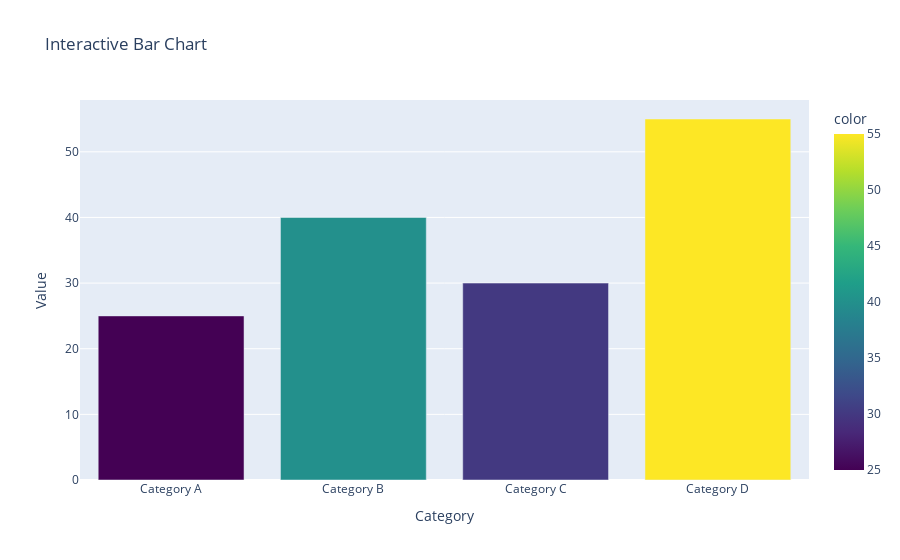

The notebook cell saved with this chart:
### Code cell
# Bar chart
fig = px.bar(x=categories, y=values, 
            labels={'x': 'Category', 'y': 'Value'},
            title='Interactive Bar Chart',
            color=values,
            color_continuous_scale='Viridis')
fig.show()

### Figure 1 — Plotly figure (JSON) as saved in the notebook; plotly's stock layout.template omitted (floating-point values rounded to 4 significant figures)
{"data": [{"alignmentgroup": "True", "hovertemplate": "Category=%{x}<br>Value=%{y}<br>color=%{marker.color}<extra></extra>", "legendgroup": "", "marker": {"color": [25, 40, 30, 55], "coloraxis": "coloraxis", "pattern": {"shape": ""}}, "name": "", "offsetgroup": "", "orientation": "v", "showlegend": false, "textposition": "auto", "type": "bar", "x": ["Category A", "Category B", "Category C", "Category D"], "xaxis": "x", "y": [25, 40, 30, 55], "yaxis": "y"}], "layout": {"barmode": "relative", "coloraxis": {"colorbar": {"title": {"text": "color"}}, "colorscale": [[0, "#440154"], [0.1111, "#482878"], [0.2222, "#3e4989"], [0.3333, "#31688e"], [0.4444, "#26828e"], [0.5556, "#1f9e89"], [0.6667, "#35b779"], [0.7778, "#6ece58"], [0.8889, "#b5de2b"], [1, "#fde725"]]}, "legend": {"tracegroupgap": 0}, "title": {"text": "Interactive Bar Chart"}, "xaxis": {"anchor": "y", "domain": [0, 1], "title": {"text": "Category"}}, "yaxis": {"anchor": "x", "domain": [0, 1], "title": {"text": "Value"}}}}
